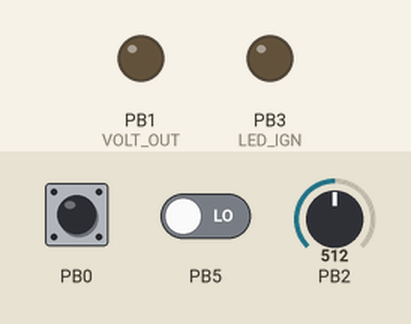
Simulated run of this program. Board: ATtiny13, built with avr-gcc and emulated at 9.6 MHz. Parts: output pins drawn as LEDs (lit = HIGH). The inputs (shaded band) are chosen by the test bench; at power-on: PB0 HIGH, PB2 = 512, PB5 LOW.

Above: at 0.1 s.
At 2.1 s:
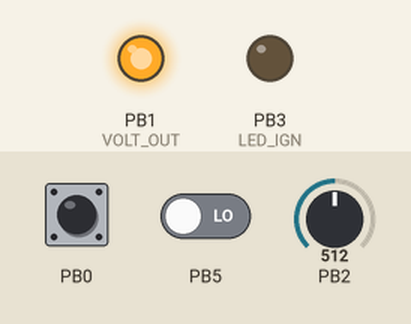
Timing chart, 0 to 3.6 s (numbered marks = the images above):
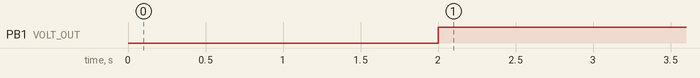

Measured:
- by itself, PB1 (VOLT_OUT): LOW → HIGH at 2.0 s

The program:

main.c
```c
#include <avr/io.h>
#define F_CPU	9600000
#include <util/delay.h>
#define TIME 45000      // 45000 aproximadamente 5 segundos // 10.800.000 19 minutos con 40 segundos 10800000
#define REST 540000       // 1080000 aproximadamente 2 minutos // 540000 para 1 minuto
#define LED_IGN PB3
#define VOLT_OUT PB1
#define TIME_PWM 50   ///4 milisegundos
#define TIME_PULSOS 1620000 // 3 minutos

//PBO ENTRADA IGNICIÓN
//PB1 SALIDA CONMUTADOR DE VOLTAJE
//PB2 ENTRADA ANALOGA DIGITAL
//PB3 SALIDA CORE/LED IGNICIÓN
//PB4 N/A
//PB5 ENTRDA SEÑAL DE VIDA


void adc_setup(void) {
    // Set the ADC input to PB2/ADC1
    ADMUX |= (1 << MUX0);
    ADMUX |= (1 << ADLAR);
    // Set the prescaler to clock/128 & enable ADC
    ADCSRA |= (1 << ADPS2) | (1 << ADPS1) | (0 << ADPS0) | (1 << ADEN);
}

int adc_read(void) {
    // Start the conversion
    ADCSRA |= (1 << ADSC);
    // Wait for it to finish
    while (ADCSRA & (1 << ADSC));
    return ADCH;
}

long time_alive = TIME_PULSOS;
long time_read_pin = TIME_PWM;
unsigned short int timeout_off = TIME;
unsigned long int ignition_on = 0;
unsigned long int ignition_off = 0;
unsigned short int read = 0;
unsigned short int in_ignition = 0;
unsigned short int pin_vida = 0;// SEÑAL DE VIDA, PERRO GUARDIAR QUE ASEGURA QUE EL CORE SE ENCUENTRA SIEMPRE FUNCIONANDO
unsigned short int pin_vida_old = 0;// SEÑAL DE VIDA, PERRO GUARDIAR QUE ASEGURA QUE EL CORE SE ENCUENTRA SIEMPRE FUNCIONANDO
unsigned short int counter_flag = 5000;


int main(void) {
	//----------------INICIO PROGRAMACIÓN PIN SEÑAL DE VIDA -------------

    ignition_on = 0;
    PORTB = 0x00;
    DDRB = 0x0A; // SALIDAS PORTB3 (LED) Y PORTB1 CONMUTACION VOLTAJE
    _delay_ms(2000);
    adc_setup();

    //****************************************************************************
    //****************************************************************************
    while (1) //CICLO INFINITO DE PROGRAMA
    {
        //in_ignition = (PINB & 0X01);

        while (adc_read() < 36)  //|| in_ignition == 1) // SE QUEDA ESPERANDO HASTA QUE EL VOLTAJE SEA SUPERIOR AL VOLTAJE DE REFERENCIA //33
        {
          _delay_ms(300);
	    }
        //****************************************************************************
        //****************************************************************************
        ignition_on = REST;
        ignition_off = TIME;
        timeout_off = TIME;
		PORTB |= (1 << VOLT_OUT);
		 //_delay_ms(300);

        while (timeout_off >= 1)
        {
			///////////////////////////////////////////////////////////////////////////// INICIO PROGRAMA PARA SEÑAL DE VIDA CORE
            time_alive--;
			time_read_pin--;
			if (time_read_pin == 0)
			{
				pin_vida_old = pin_vida;
				pin_vida = (PINB & 0X20);
				time_read_pin = TIME_PWM;
				if ((pin_vida_old == 0x00) && (pin_vida == 0x20))
					{
						counter_flag++;
					}
			}

			if (time_alive == 0)
			{
				time_alive = TIME_PULSOS;
				if (counter_flag > 7000)// definir cual es el tope de pulsos
				{
					counter_flag = 0;
					PORTB |= (1 << VOLT_OUT);
				}
				else
				{
				PORTB &= ~(1 << VOLT_OUT);
				_delay_ms(12000);
				PORTB |= (1 << VOLT_OUT);
				_delay_ms(50000);
				counter_flag = 0;
				//time_read_pin = TIME_PWM;
				//time_alive = TIME_PULSOS;
				}
			}
			////////////////////////////////////////////////////////////////////////// FIN PROGRAMA SEÑAL VIDA CORE
			//////////////////////////////////////////////////////////////////////////
			//read_old = read; //LLEVA LECTURA AL ESTADO ANTERIOR
            read = adc_read(); // ACTUALIZA NUEVO VALOR DE LECTURA

            if (read > 33)  // SI EL ESTADO ACTUAL Y EL ANTERIOR SON MAYORES A LA REFERENCIA ACTUALIZA TIMEOUT //30
            {
                in_ignition = (PINB & 0X01);
                //PORTB |= (1 << VOLT_OUT);

                if (in_ignition == 0) // SI IGNITION ESTA ACTIVA VERIFICA QUE PERMANEZCA ACTIVA POR 5 SEGUNDOS
                {
                    ignition_off = TIME;
                    if (ignition_on < 495000) //&& (out_voltaje == 0xFF))
                    {
                        PORTB |= (1 << LED_IGN);
                    }
                    if (ignition_on == 0)
                    {
                        timeout_off = TIME;
                        //PORTB |= (1 << VOLT_OUT);
                        //out_voltaje = 0xFF;
                    }
                    else
                    {
                        ignition_on--;
                    }
                }
                else
                {
                    ignition_on = REST;
                    if (ignition_off == 0)
                    {
                        PORTB &= ~(1 << LED_IGN);
                    }
                    else
                    {
                        ignition_off--;
                    }
                }
            }
            else
            {
                timeout_off--;
            }
        }
        PORTB &= ~(1 << LED_IGN);
        PORTB &= ~(1 << VOLT_OUT);
    }

}
```
